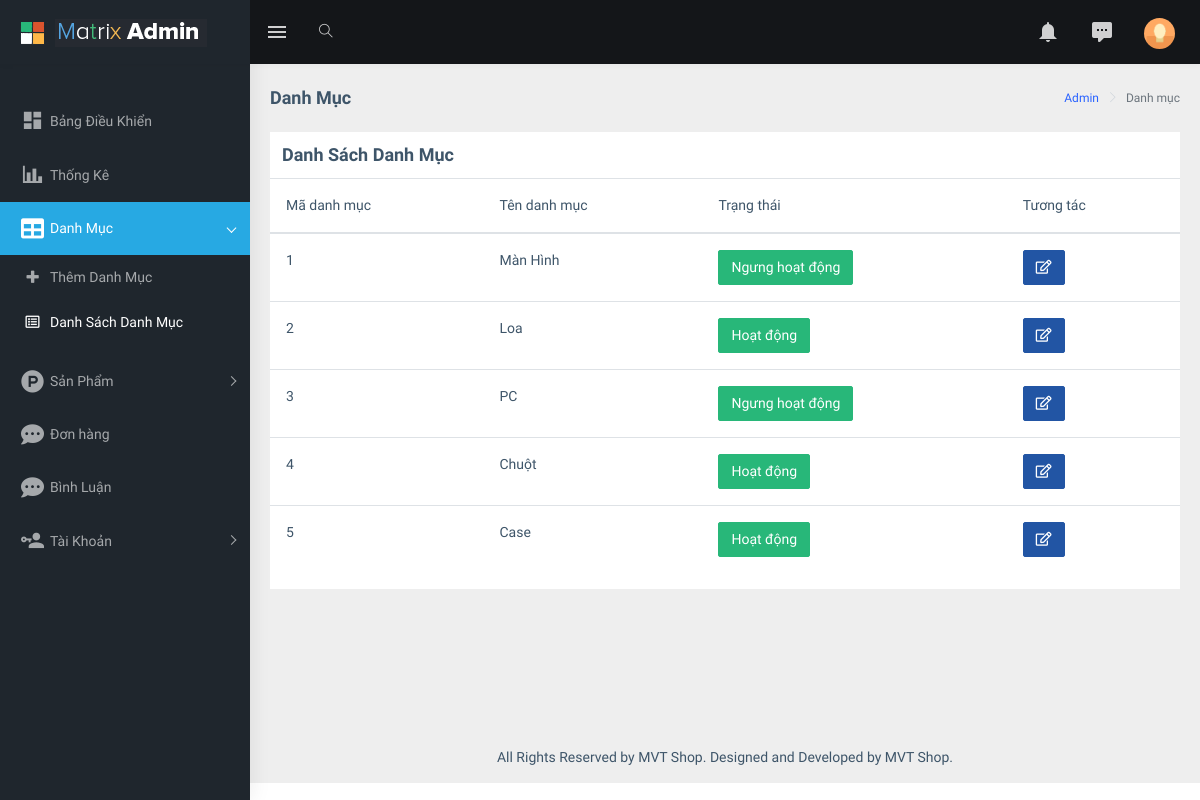
Page /admin/index.php?act=list_danhmuc on the committed database.
### tables this page shows
CREATE TABLE `category` (
  `category_id` int(11) NOT NULL,
  `category_name` varchar(100) NOT NULL,
  `status` enum('Active','Inactive','','') NOT NULL
);

### model/pdo.php (called while the page is built, shortened)
<?php
function pdo_get_connection(){
    $dburl = "mysql:host=localhost;dbname=group5_project1;charset=utf8";
    $username = 'root';
    $password = '';
    $conn = new PDO($dburl, $username, $password);
    $conn->setAttribute(PDO::ATTR_ERRMODE, PDO::ERRMODE_EXCEPTION);
    return $conn;
}
function pdo_query($sql){
    $sql_args = array_slice(func_get_args(), 1);
    try{
        $conn = pdo_get_connection();
        $stmt = $conn->prepare($sql);
        $stmt->execute($sql_args);
        $rows = $stmt->fetchAll();
        return $rows;
    }
    catch(PDOException $e){
        throw $e;
    }
    finally{
        unset($conn);
    }
}

### model/danhmuc.php (called while the page is built, shortened)
<?php
    function load_all_category(){
        $sql="SELECT * FROM category order by category_id";
        $list_category=pdo_query($sql);
        return $list_category;
    }
?>

### admin/danhmuc/list.php (the view, shortened to what this page needs)
<div class="page-wrapper">
  <div class="page-breadcrumb">
    <div class="row">
      <div class="col-12 d-flex no-block align-items-center">
        <h4 class="page-title">Danh Mục</h4>
        <div class="ml-auto text-right">
          <nav aria-label="breadcrumb">
            <ol class="breadcrumb">
              <li class="breadcrumb-item"><a href="#">Admin</a></li>
              <li class="breadcrumb-item active" aria-current="page">Danh mục</li>
            </ol>
          </nav>
        </div>
      </div>
    </div>
  </div>
  <div class="container-fluid">
    <div class="row">
      <div class="col-12">
        <div class="card">
          <h4 class="card-title" style="margin: 12px 12px">Danh Sách Danh Mục</h4>
          <table class="table">
            <thead>
              <tr>
                <th scope="col">Mã danh mục</th>
                <th scope="col">Tên danh mục</th>
                <th scope="col">Trạng thái</th>
                <th scope="col">Tương tác</th>
              </tr>
            </thead>
            <tbody>
            <?php
              foreach($list_category as $category){
                $status_text = ($category['status'] == 'Active') ? 'Hoạt động' : 'Ngưng hoạt động';
            ?>
              <tr>
              <th scope="row"><?php echo $category['category_id']?>
              </th>
              <td><?php echo $category['category_name']?></td>
              <td><input type="submit" class="btn btn-success" value="<?php echo $status_text ?>"></td>
              <td><a href="index.php?act=edit_danhmuc&category_id=<?php echo $category['category_id'] ?>"><i class="fas fa-edit btn btn-info"></i></a>
              </td>
            </tr>
            <?php } ?>
            </tbody>
          </table>
        </div>
      </div>
    </div>
  </div>

### admin/index.php (shortened to what this page needs)
<?php
    if (!isset($_GET['act']) || $_GET['act'] != 'dangky' && $_GET['act'] != 'dangnhap' && $_GET['act'] != 'laylaimk'){
        include "header.php";
    }
    include "../model/pdo.php";
    include "../model/danhmuc.php";
    if(isset($_GET['act'])){
        $act = $_GET['act'];
        switch($act){
            case "list_danhmuc":
                $list_category=load_all_category();
                include "danhmuc/list.php";
                break;
        }
    }
    else{
        include "home.php";
    }
    include "footer.php";
?>

### admin/header.php (shortened to what this page needs)
<!DOCTYPE html>
<html dir="ltr" lang="en">
<head>
    <link href="assets/libs/flot/css/float-chart.css" rel="stylesheet">
    <link href="dist/css/style.min.css" rel="stylesheet">
</head>
<body>
    <div id="main-wrapper">
        <header class="topbar" data-navbarbg="skin5">
            <nav class="navbar top-navbar navbar-expand-md navbar-dark">
                <div class="navbar-header" data-logobg="skin5">
                    <a class="navbar-brand" href="index.html">
                        <b class="logo-icon p-l-10">
                            <img src="assets/images/logo-icon.png" alt="homepage" class="light-logo" />
                        </b>
                        <span class="logo-text">
                             <img src="assets/images/logo-text.png" alt="homepage" class="light-logo" />
                        </span>
                    </a>
                </div>
                <div class="navbar-collapse collapse" id="navbarSupportedContent" data-navbarbg="skin5">
                    <ul class="navbar-nav float-left mr-auto">
                        <li class="nav-item d-none d-md-block"><a class="nav-link sidebartoggler waves-effect waves-light" href="javascript:void(0)" data-sidebartype="mini-sidebar"><i class="mdi mdi-menu font-24"></i></a></li>
                        <li class="nav-item search-box"> <a class="nav-link waves-effect waves-dark" href="javascript:void(0)"><i class="ti-search"></i></a>
                        </li>
                    </ul>
                    <ul class="navbar-nav float-right">
                        <li class="nav-item dropdown">
                            <a class="nav-link dropdown-toggle waves-effect waves-dark" href="" data-toggle="dropdown" aria-haspopup="true" aria-expanded="false"> <i class="mdi mdi-bell font-24"></i>
                            </a>
                        </li>
                        <li class="nav-item dropdown">
                            <a class="nav-link dropdown-toggle waves-effect waves-dark" href="" id="2" data-toggle="dropdown" aria-haspopup="true" aria-expanded="false"> <i class="font-24 mdi mdi-comment-processing"></i>
                            </a>
                        </li>
                        <li class="nav-item dropdown">
                            <a class="nav-link dropdown-toggle text-muted waves-effect waves-dark pro-pic" href="" data-toggle="dropdown" aria-haspopup="true" aria-expanded="false"><img src="assets/images/users/1.jpg" alt="user" class="rounded-circle" width="31"></a>
                        </li>
                    </ul>
                </div>
            </nav>
        </header>
         <?php
         include_once 'sidebar.php';
         ?>

### admin/sidebar.php (shortened to what this page needs)
<aside class="left-sidebar" data-sidebarbg="skin5">
    <div class="scroll-sidebar">
        <nav class="sidebar-nav">
            <ul id="sidebarnav" class="p-t-30">
                <li class="sidebar-item"> <a class="sidebar-link waves-effect waves-dark sidebar-link" href="index.html"
                        aria-expanded="false"><i class="mdi mdi-view-dashboard"></i><span class="hide-menu">Bảng Điều
                            Khiển</span></a></li>
                <li class="sidebar-item"> <a class="sidebar-link waves-effect waves-dark sidebar-link"
                        href="charts.html" aria-expanded="false"><i class="mdi mdi-chart-bar"></i><span
                            class="hide-menu">Thống Kê</span></a></li>
                <li class="sidebar-item"> <a class="sidebar-link has-arrow waves-effect waves-dark"
                        href="javascript:void(0)" aria-expanded="false"><i class="fas fa-table"></i><span
                            class="hide-menu">Danh Mục </span></a>
                    <ul aria-expanded="false" class="collapse  first-level">
                        <li class="sidebar-item"><a href="index.php?act=add_danhmuc" class="sidebar-link"><i
                                    class="fas fa-plus"></i><span class="hide-menu"> Thêm Danh Mục
                                </span></a></li>
                        <li class="sidebar-item"><a href="index.php?act=list_danhmuc" class="sidebar-link"><i
                                    class="far fa-list-alt"></i><span class="hide-menu"> Danh Sách Danh Mục
                                </span></a></li>
                    </ul>
                </li>
                <li class="sidebar-item"> <a class="sidebar-link has-arrow waves-effect waves-dark"
                        href="javascript:void(0)" aria-expanded="false"><i class="fab fa-product-hunt"></i><span
                            class="hide-menu">Sản Phẩm </span></a>
                </li>
                <li class="sidebar-item"> <a class="sidebar-link waves-effect waves-dark sidebar-link"
                        href="index.php?act=list_cart" aria-expanded="false"><i class=" fas fa-comment-dots"></i><span
                            class="hide-menu">Đơn hàng</span></a></li>
                <li class="sidebar-item"> <a class="sidebar-link waves-effect waves-dark sidebar-link"
                        href="index.php?act=list_binhluan" aria-expanded="false"><i
                            class=" fas fa-comment-dots"></i><span class="hide-menu">Bình Luận</span></a></li>
                <li class="sidebar-item"> <a class="sidebar-link has-arrow waves-effect waves-dark"
                        href="javascript:void(0)" aria-expanded="false"><i class="mdi mdi-account-key"></i><span
                            class="hide-menu">Tài Khoản </span></a>
                </li>
            </ul>
        </nav>
    </div>
</aside>

### admin/footer.php (shortened to what this page needs)
            <footer class="footer text-center">
                All Rights Reserved by MVT Shop. Designed and Developed by MVT Shop.
            </footer>
        </div>
    </div>
</body>
</html>

### rows in the picture
category: category_id "1", category_name "Màn Hình", status "Ngưng hoạt động"
category: category_id "2", category_name "Loa", status "Hoạt động"
category: category_id "3", category_name "PC", status "Ngưng hoạt động"
category: category_id "4", category_name "Chuột", status "Hoạt động"
category: category_id "5", category_name "Case", status "Hoạt động"
